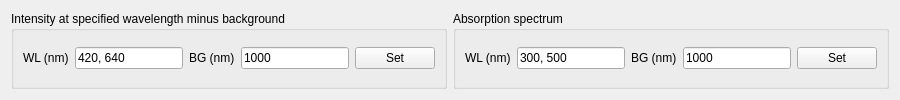
         <widget class="QWidget" name="tab_3">
          <attribute name="title">
           <string>Measurement view</string>
          </attribute>
          <layout class="QGridLayout" name="gridLayout_12">
           <item row="0" column="0">
            <widget class="QGroupBox" name="groupBox_4">
             <property name="sizePolicy">
              <sizepolicy hsizetype="Maximum" vsizetype="Minimum">
               <horstretch>0</horstretch>
               <verstretch>0</verstretch>
              </sizepolicy>
             </property>
             <property name="title">
              <string>Intensity at specified wavelength minus background</string>
             </property>
             <layout class="QGridLayout" name="gridLayout_10">
              <item row="0" column="0">
               <widget class="QLabel" name="label_14">
                <property name="sizePolicy">
                 <sizepolicy hsizetype="Maximum" vsizetype="Preferred">
                  <horstretch>0</horstretch>
                  <verstretch>0</verstretch>
                 </sizepolicy>
                </property>
                <property name="text">
                 <string>WL (nm)</string>
                </property>
               </widget>
              </item>
              <item row="0" column="1">
               <widget class="QLineEdit" name="Wavelength_line">
                <property name="sizePolicy">
                 <sizepolicy hsizetype="Maximum" vsizetype="Fixed">
                  <horstretch>0</horstretch>
                  <verstretch>0</verstretch>
                 </sizepolicy>
                </property>
                <property name="text">
                 <string>420, 640</string>
                </property>
               </widget>
              </item>
              <item row="0" column="2">
               <widget class="QLabel" name="label_18">
                <property name="sizePolicy">
                 <sizepolicy hsizetype="Maximum" vsizetype="Preferred">
                  <horstretch>0</horstretch>
                  <verstretch>0</verstretch>
                 </sizepolicy>
                </property>
                <property name="text">
                 <string>BG (nm)</string>
                </property>
               </widget>
              </item>
              <item row="0" column="3">
               <widget class="QLineEdit" name="Background_line">
                <property name="sizePolicy">
                 <sizepolicy hsizetype="Fixed" vsizetype="Fixed">
                  <horstretch>0</horstretch>
                  <verstretch>0</verstretch>
                 </sizepolicy>
                </property>
                <property name="maximumSize">
                 <size>
                  <width>133</width>
                  <height>22</height>
                 </size>
                </property>
                <property name="text">
                 <string>1000</string>
                </property>
               </widget>
              </item>
              <item row="0" column="4">
               <widget class="QPushButton" name="Set_wavelength_btn">
                <property name="sizePolicy">
                 <sizepolicy hsizetype="Maximum" vsizetype="Fixed">
                  <horstretch>0</horstretch>
                  <verstretch>0</verstretch>
                 </sizepolicy>
                </property>
                <property name="text">
                 <string>Set</string>
                </property>
               </widget>
              </item>
              <item row="1" column="0" colspan="5">
               <layout class="QVBoxLayout" name="PLdynamics_Layout"/>
              </item>
             </layout>
            </widget>
           </item>
           <item row="0" column="1">
            <widget class="QGroupBox" name="groupBox_10">
             <property name="title">
              <string>Absorption spectrum</string>
             </property>
             <layout class="QGridLayout" name="gridLayout_6">
              <item row="0" column="0">
               <widget class="QLabel" name="label_20">
                <property name="sizePolicy">
                 <sizepolicy hsizetype="Maximum" vsizetype="Preferred">
                  <horstretch>0</horstretch>
                  <verstretch>0</verstretch>
                 </sizepolicy>
                </property>
                <property name="text">
                 <string>WL (nm)</string>
                </property>
               </widget>
              </item>
              <item row="0" column="1">
               <widget class="QLineEdit" name="Wavelength_line_abs">
                <property name="sizePolicy">
                 <sizepolicy hsizetype="Maximum" vsizetype="Fixed">
                  <horstretch>0</horstretch>
                  <verstretch>0</verstretch>
                 </sizepolicy>
                </property>
                <property name="text">
                 <string>300, 500</string>
                </property>
               </widget>
              </item>
              <item row="0" column="2">
               <widget class="QLabel" name="label_21">
                <property name="sizePolicy">
                 <sizepolicy hsizetype="Maximum" vsizetype="Preferred">
                  <horstretch>0</horstretch>
                  <verstretch>0</verstretch>
                 </sizepolicy>
                </property>
                <property name="text">
                 <string>BG (nm)</string>
                </property>
               </widget>
              </item>
              <item row="0" column="3">
               <widget class="QLineEdit" name="Background_line_abs">
                <property name="sizePolicy">
                 <sizepolicy hsizetype="Fixed" vsizetype="Fixed">
                  <horstretch>0</horstretch>
                  <verstretch>0</verstretch>
                 </sizepolicy>
                </property>
                <property name="maximumSize">
                 <size>
                  <width>133</width>
                  <height>22</height>
                 </size>
                </property>
                <property name="text">
                 <string>1000</string>
                </property>
               </widget>
              </item>
              <item row="0" column="4">
               <widget class="QPushButton" name="Set_wavelength_abs_btn">
                <property name="sizePolicy">
                 <sizepolicy hsizetype="Maximum" vsizetype="Fixed">
                  <horstretch>0</horstretch>
                  <verstretch>0</verstretch>
                 </sizepolicy>
                </property>
                <property name="text">
                 <string>Set</string>
                </property>
               </widget>
              </item>
              <item row="1" column="0" colspan="5">
               <layout class="QVBoxLayout" name="Absorption_Layout"/>
              </item>
             </layout>
            </widget>
           </item>
          </layout>
         </widget>
